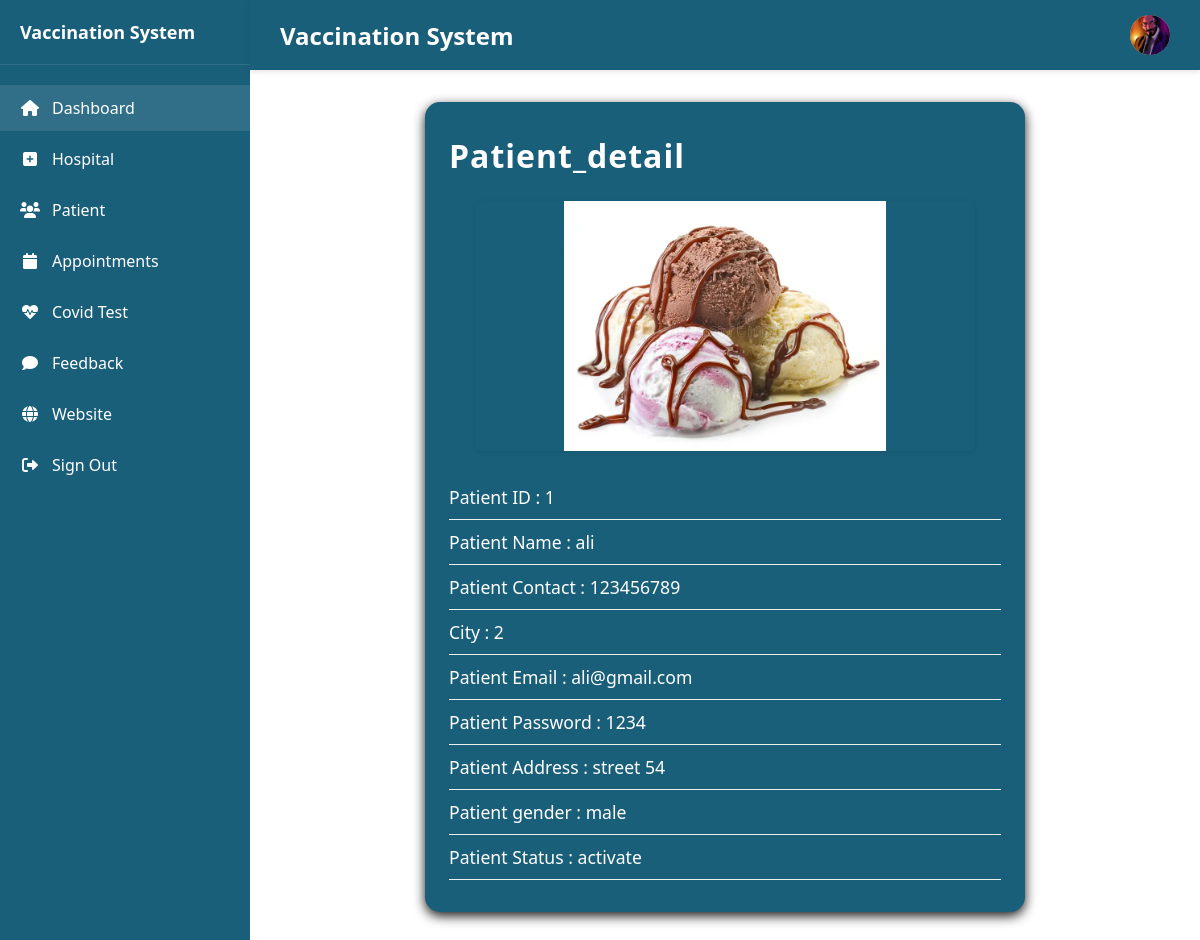
The app's page /admin/view_patient.php?id=1 (signed in) with its own data.
### tables this page shows
CREATE TABLE `tbl_patient` (
  `id` int(11) NOT NULL,
  `name` varchar(50) NOT NULL,
  `contact` int(15) NOT NULL,
  `email` varchar(50) NOT NULL,
  `password` varchar(80) NOT NULL,
  `cid` int(11) NOT NULL,
  `address` varchar(300) NOT NULL,
  `gender` varchar(15) NOT NULL,
  `image` varchar(100) NOT NULL,
  `status` varchar(50) NOT NULL DEFAULT 'activate'
);

### admin/view_patient.php (the view, shortened to what this page needs)
<?php
    include('header.php')
?>
            <div class="content-area-2">
                <h2>Patient_detail</h2>
                <?php
                    $query = "SELECT * FROM tbl_patient WHERE id=$_GET[id]";
                    $result = mysqli_query($connection, $query);
                    $row = mysqli_fetch_assoc($result);
                ?>
                <div class="image-hospital">
                    <img src="<?php echo $row['image'];?>" alt="">
                </div>
                <ul>
                    <li>Patient ID : <?php echo $row['id']?></li>
                    <li>Patient Name : <?php echo $row['name']?></li>
                    <li>Patient Contact : <?php echo $row['contact']?></li>
                    <li>City : <?php echo $row['cid']?></li>
                    <li>Patient Email : <?php echo $row['email']?></li>
                    <li>Patient Password : <?php echo $row['password']?></li>
                    <li>Patient Address : <?php echo $row['address']?></li>
                    <li>Patient gender : <?php echo $row['gender']?></li>
                    <li>Patient Status : <?php echo $row['status']?></li>
                </ul>
            </div>
        </div>
    </div>
</body>
</html>

### admin/header.php (shortened to what this page needs)
<?php
include 'config.php';
$query = "SELECT * FROM tbl_admin WHERE id=" . $_SESSION['admin_session'];
$result = mysqli_query($connection, $query);
$row = mysqli_fetch_assoc($result);
?>
<!DOCTYPE html>
<html lang="en">
<head>
    <link rel="stylesheet" href="https://cdnjs.cloudflare.com/ajax/libs/font-awesome/6.0.0/css/all.min.css">
    <link rel="stylesheet" href="asset/admin-style.css">
</head>
<body>
    <div class="container">
        <div class="sidebar">
            <div class="sidebar-header">
                <h2>Vaccination System</h2>
            </div>
            <ul class="nav-menu">
                <li class="nav-item">
                    <a href="index.php" class="nav-link active">
                        <i class="fas fa-home"></i>
                        Dashboard
                    </a>
                </li>
                <li class="nav-item">
                    <a href="hospital.php" class="nav-link">
                        <i class="fas fa-plus-square"></i>
                        Hospital
                    </a>
                </li>
                <li class="nav-item">
                    <a href="patient.php" class="nav-link">
                        <i class="fas fa-users"></i>
                        Patient
                    </a>
                </li>
                <li class="nav-item">
                    <a href="appointment.php" class="nav-link">
                        <i class="fas fa-calendar"></i>
                        Appointments
                    </a>
                </li>
                <li class="nav-item">
                    <a href="covid-test.php" class="nav-link">
                        <i class="fas fa-heartbeat"></i>
                        Covid Test
                    </a>
                </li>
                <li class="nav-item">
                    <a href="feedback.php" class="nav-link">
                        <i class="fas fa-comment"></i>
                        Feedback
                    </a>
                </li>
                <li class="nav-item">
                    <a href="../index.php" class="nav-link">
                        <i class="fas fa-globe"></i>
                        Website
                    </a>
                </li>
                <li class="nav-item">
                    <a href="logout.php" class="nav-link">
                        <i class="fas fa-sign-out-alt"></i>
                        Sign Out
                    </a>
                </li>
            </ul>
        </div>
        <div class="main-content">
            <div class="header">
                <div class="header-left">
                    <h1>Vaccination System</h1>
                </div>
                <div class="header-right">
                    <button class="menu-toggle">
                    </button>
                    <div class="profile-pic">
                        <a href="profile.php"><img src="<?php echo $row['image']; ?>" alt="Admin Profile"></a>
                    </div>
                </div>
            </div>

### admin/asset/admin-style.css (style rules this page uses)
* { margin: 0; padding: 0; box-sizing: border-box; }
body { font-family: 'Segoe UI', Tahoma, Geneva, Verdana, sans-serif; background-color: #f5f5f5; }
.container { display: flex; min-height: 100vh; }
.sidebar { width: 250px; background-color: #1a5f7a; color: white; padding: 20px 0; box-shadow: 2px 0 5px rgba(0,0,0,0.1); }
.sidebar-header { padding: 0 20px 20px; border-bottom: 1px solid rgba(255,255,255,0.1); margin-bottom: 20px; }
.sidebar-header h2 { font-size: 18px; font-weight: 600; }
.nav-menu { list-style: none; }
.nav-item { margin-bottom: 5px; }
.nav-link { display: flex; align-items: center; padding: 12px 20px; color: white; text-decoration: none; transition: background-color 0.3s; }
.nav-link:hover, .nav-link.active { background-color: rgba(255,255,255,0.1); }
.nav-link i { margin-right: 12px; width: 20px; text-align: center; }
.main-content { flex: 1; background-color: white; }
.header { background-color: #1a5f7a; color: white; padding: 15px 30px; display: flex; justify-content: space-between; align-items: center; box-shadow: 0 2px 5px rgba(0,0,0,0.1); }
.header-left { display: flex; align-items: center; }
.header-left h1 { font-size: 24px; font-weight: 600; }
.header-right { display: flex; align-items: center; gap: 20px; }
.menu-toggle { background: none; border: none; color: white; font-size: 20px; cursor: pointer; padding: 5px; }
.profile-pic { width: 40px; height: 40px; border-radius: 50%; background-color: #ddd; display: flex; align-items: center; justify-content: center; overflow: hidden; }
.profile-pic img { width: 100%; height: 100%; object-fit: cover; }
.content-area-2 { background: #1A5F7A; border-radius: 15px; padding: 32px 24px; margin: 32px auto; max-width: 600px; box-shadow: 0 4px 12px rgba(0,0,0,0.90); }
.content-area-2 h2 { font-size: 2rem; margin-bottom: 24px; color: white; font-weight: 600; letter-spacing: 1px; }
.image-hospital { display: flex; flex-direction: column; align-items: center; }
.content-area-2 img { display: block; width: 500px; height: 250px; object-fit: contain; margin-bottom: 24px; border-radius: 6px; box-shadow: 0 1px 4px rgba(0,0,0,0.10); }
.content-area-2 ul { list-style: none; padding: 0; margin: 0; }
.content-area-2 ul li { font-size: 1.1rem; padding: 10px 0; border-bottom: 1px solid #eee; color: white; }

### records on screen
tbl_patient: image (picture), id "1", name "ali", contact "123456789", cid "2", email "ali@gmail.com", password "1234", address "street 54", gender "male", status "activate"
